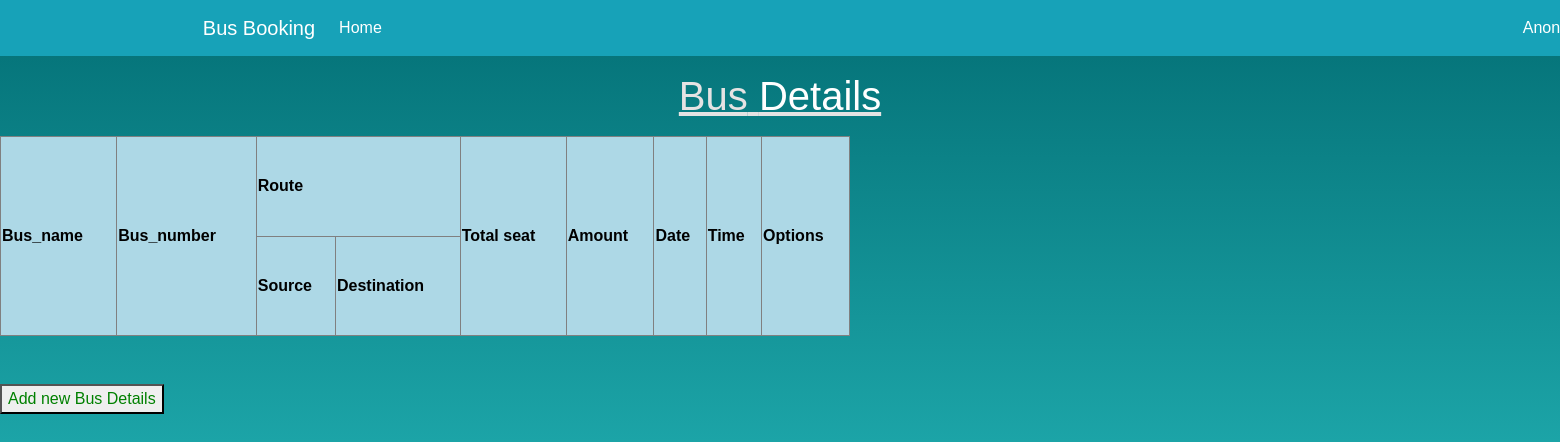
Before: /busdisplay/ with the older database file.
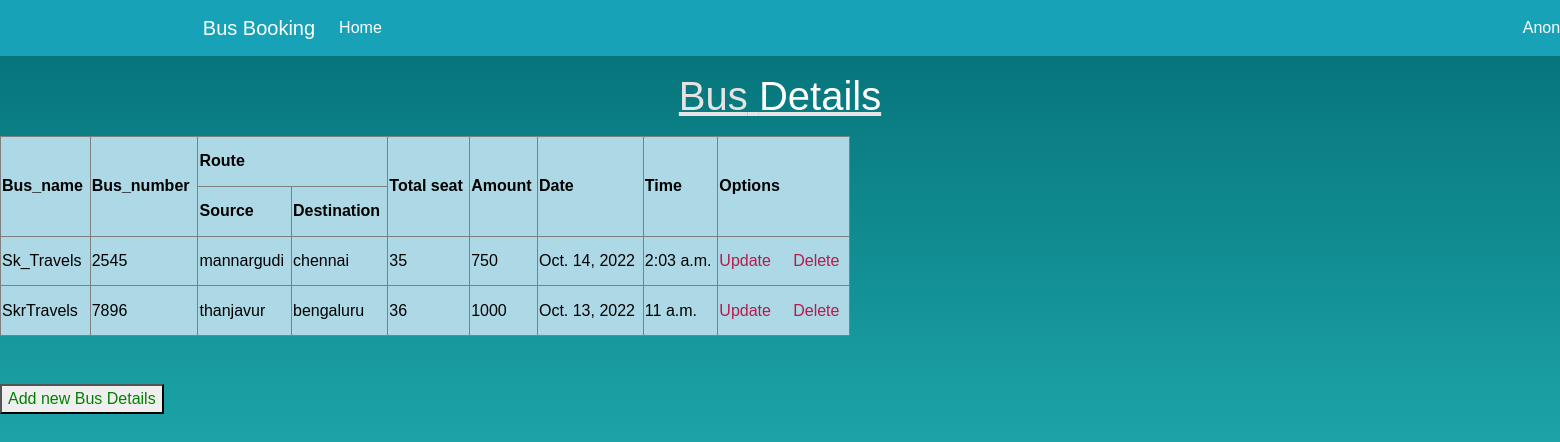
After: the same page with the newer database file.
### busbookapp/models.py (models this page shows)
class Bus(models.Model):
    bus_name=models.CharField(max_length=20)
    bus_no=models.IntegerField()
    start=models.CharField(max_length=30)
    end=models.CharField(max_length=30)
    seats=models.IntegerField()
    amount=models.IntegerField()
    date=models.DateField()
    time =models.TimeField()

### busbookapp/views.py (the view)
# urls.py: path('busdisplay/',views.Busdisplay, name='busdisplay'),
def Busdisplay(request):
    ticket1 = Bus.objects.all()
    return render(request, "busbookapp/busdisplay.html", {"ticket1": ticket1})

### busbookapp/templates/busbookapp/busdisplay.html (shortened to what this page needs)
<html>
{% extends 'busbookapp/base1.html' %}
{% block content %}
{% load static %}
    <link rel="stylesheet" href="{% static 'css/style.css' %}">
<p></p><h1 align="Center"><u>Bus<span style="color:white"> Details</span></p></u></h1>
<table border="1" width="850" height="200" bgcolor="lightblue">
<font color="black">
<tr bgcolor="lightblue">
<th rowspan="2" ><font color="black">Bus_name</font></th>
<th rowspan="2"><font color="black">Bus_number</font></th>
<th colspan="2"><font color="black">Route</font></th>
<th rowspan="2"><font color="black">Total seat</font></th>
<th rowspan="2"><font color="black">Amount</font></th>
<th rowspan="2"><font color="black">Date</font></th>
<th rowspan="2"><font color="black">Time</font></th>
<th rowspan="2"><font color ="black">Options</font></th>
    </tr>
    <tr bgcolor="lightblue">
    <th><font color="black">Source</font></th>
    <th><font color="black">Destination</font></th>
    </tr>
<tr>
     {% if ticket1 %}
     {% for st in ticket1 %}
     <td><font color="black">  {{st.bus_name}}</td>
     <td><font color="black">{{st.bus_no}}</td>
     <td><font color="black">{{st.start}}</td>
     <td><font color="black">{{st.end}}</td>
     <td><font color="black">{{st.seats}}</td>
     <td><font color="black">{{st.amount}}</td>
     <td><font color="black">{{st.date}}</td>
     <td><font color="black">{{st.time}}</td>
    <td><font color="black"><a href="/busupdate/{{st.id}}">Update</a> &nbsp; &nbsp; <a href="/delete/{{st.id}}"> Delete</a></td>
    </tr>
{% endfor %}
{% endif %}
</table>
<br>
<br>
<p align="left">
<a href="/busadd" ><button type= "button"><font color="green">Add new Bus Details </font></button></a></p>
{% endblock%}

### busbookapp/templates/busbookapp/base1.html (shortened to what this page needs)
<!doctype html>
<html lang="en">
<head>
    <link rel="stylesheet" href="https://stackpath.bootstrapcdn.com/bootstrap/4.1.3/css/bootstrap.min.css"
>
</head>
<body>
<nav class="navbar navbar-expand-lg navbar-light bg-info">
    <div class="container">
        <a class="navbar-brand" href="#" style="color: white;margin-left:-2%">Bus Booking</a>
        <div class="collapse navbar-collapse" id="navbarNavAltMarkup">
            <div class="navbar-nav" >
                <a class="nav-item nav-link active" href="{% url 'homepage' %}" style="color: white;">Home <span class="sr-only">(current)</span></a>
               <div class="navbar-nav"  >
                <a class="nav-item nav-link active"  style="color: white;margin-left:550%" >{{user}}  <span class="sr-only">(current) </span></a>
        </div>
    </div>
    </div>
</nav>
{% block content %}
{% endblock %}
</body>
</html>

### busbookapp/static/css/style.css (style rules this page uses)
html, body { height: 130%; ; width: 100%; ; }
body { font-family:Sans-serif; max-height: 100%; overflow: auto; background-image: linear-gradient(to top, #30cfd0 0%, #036F75 100%); color: #e5e3e3; overflow-x: hidden; }
a { color: #b71a4c; }
.container { margin: 0 auto; width: 80%; text-align: left; }

Changed rows visible on the page:
added Bus: bus_name "Sk_Travels", bus_no "2545", start "mannargudi", end "chennai", seats "35", amount "750", date "Oct. 14, 2022", time "2:03 a.m."
added Bus: bus_name "SkrTravels", bus_no "7896", start "thanjavur", end "bengaluru", seats "36", amount "1000", date "Oct. 13, 2022", time "11 a.m."
